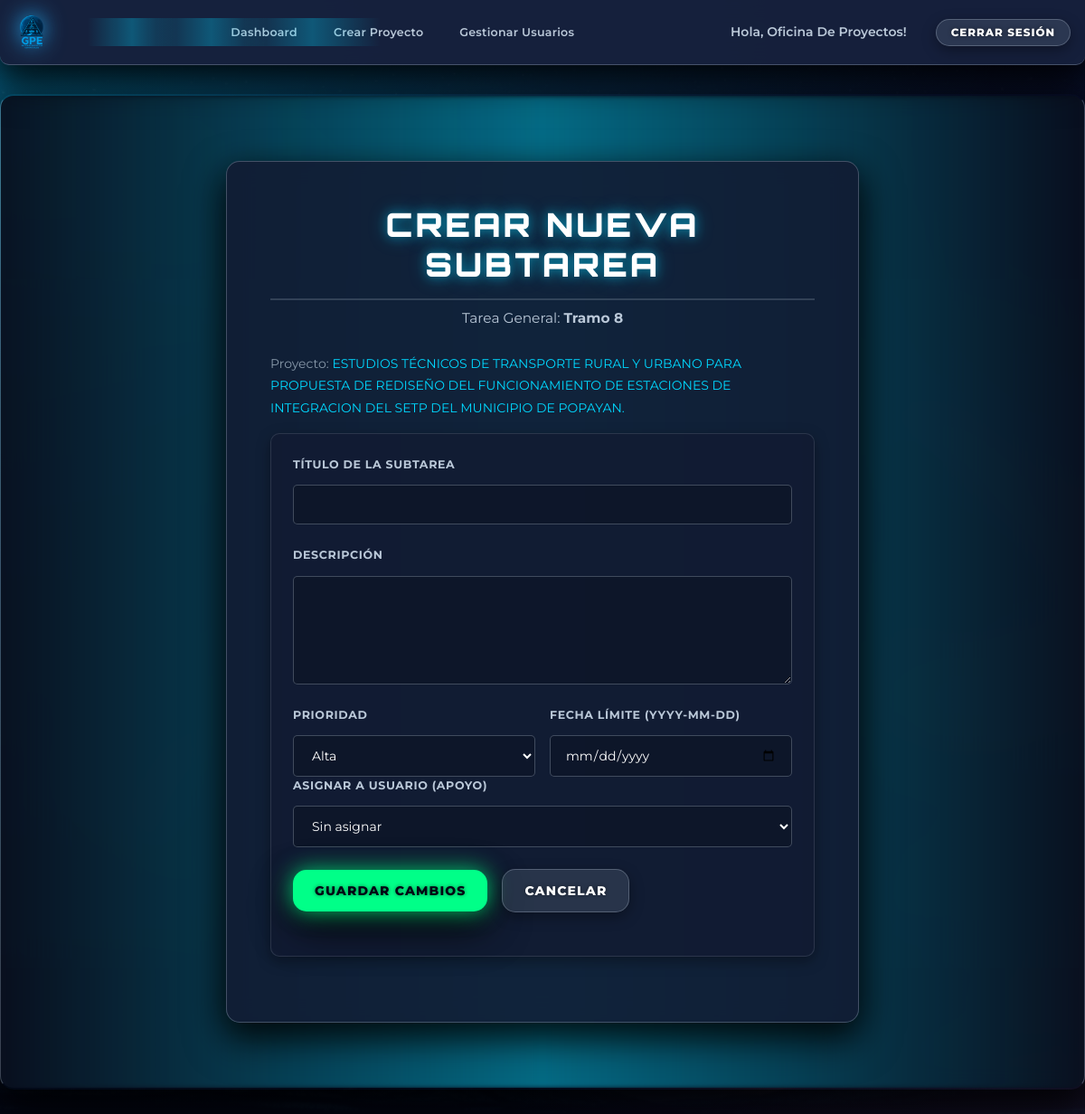
Page /tarea_general/1/nueva_subtarea (signed in) on the committed database.
### models.py (models this page shows, shortened)
class User(db.Model, UserMixin):
    __tablename__ = 'user'
    id = db.Column(db.Integer, primary_key=True)
    username = db.Column(db.String(20), unique=True, nullable=False)
    email = db.Column(db.String(120), unique=True, nullable=False)
    password = db.Column(db.String(128), nullable=False)
    role = db.Column(db.String(20), nullable=False, default='apoyo')
    area_id = db.Column(db.Integer, db.ForeignKey('area.id'), nullable=True)
    area = db.relationship('Area', back_populates='users')
    leader_id = db.Column(db.Integer, db.ForeignKey('user.id'), nullable=True)
    leader = db.relationship('User', remote_side=[id], back_populates='apoyos')
    apoyos = db.relationship('User', back_populates='leader', lazy=True)
    is_active = db.Column(db.Boolean, default=True)
    confirmed = db.Column(db.Boolean, default=False)
    created_projects = db.relationship('Project', back_populates='creator', lazy=True, foreign_keys='Project.creator_id')
    tareas_generales_creadas = db.relationship('TareaGeneral', back_populates='creator', lazy=True, foreign_keys='TareaGeneral.creator_id')
    subtareas_asignadas = db.relationship('Subtarea', back_populates='assigned_user', lazy=True, foreign_keys='Subtarea.assigned_user_id')
    subtareas_creadas = db.relationship('Subtarea', back_populates='creator', lazy=True, foreign_keys='Subtarea.creator_id')
    subtareas_validadas = db.relationship('Subtarea', back_populates='validador', lazy=True, foreign_keys='Subtarea.validador_id')

class TareaGeneral(db.Model):
    __tablename__ = 'tarea_general'
    id = db.Column(db.Integer, primary_key=True)
    title = db.Column(db.String(100), nullable=False)
    description = db.Column(db.Text, nullable=True)
    fecha_limite = db.Column(db.Date, nullable=True)
    prioridad = db.Column(db.String(20), default='Media')
    status = db.Column(db.String(50), default='Pendiente')
    porcentaje_avance = db.Column(db.Float, default=0.0)
    project_id = db.Column(db.Integer, db.ForeignKey('project.id'), nullable=False)
    project = db.relationship('Project', back_populates='tareas_generales')
    area_id = db.Column(db.Integer, db.ForeignKey('area.id'), nullable=False)
    area = db.relationship('Area', back_populates='tareas_generales')
    creator_id = db.Column(db.Integer, db.ForeignKey('user.id'), nullable=False)
    creator = db.relationship('User', back_populates='tareas_generales_creadas', foreign_keys=[creator_id])
    subtareas = db.relationship('Subtarea', back_populates='tarea_general', lazy=True, cascade="all, delete-orphan")

class Project(db.Model):
    __tablename__ = 'project'
    id = db.Column(db.Integer, primary_key=True)
    name = db.Column(db.String(100), nullable=False)
    description = db.Column(db.Text, nullable=True)
    date_created = db.Column(db.DateTime, default=datetime.utcnow)
    start_date = db.Column(db.Date, nullable=True)
    end_date = db.Column(db.Date, nullable=True)
    status = db.Column(db.String(50), nullable=False, default='En ejecución')
    area_id = db.Column(db.Integer, db.ForeignKey('area.id'), nullable=True)
    area = db.relationship('Area', back_populates='projects')
    creator_id = db.Column(db.Integer, db.ForeignKey('user.id'), nullable=False)
    creator = db.relationship('User', back_populates='created_projects', foreign_keys=[creator_id])
    tareas_generales = db.relationship('TareaGeneral', back_populates='project', lazy=True, cascade="all, delete-orphan")
    last_updated = db.Column(db.DateTime, default=datetime.utcnow, onupdate=datetime.utcnow)

### app.py (the view, shortened to what this page needs)
@app.route('/tarea_general/<int:tarea_general_id>/nueva_subtarea', methods=['GET', 'POST'])
@login_required
def crear_subtarea(tarea_general_id):
    tarea_general = TareaGeneral.query.get_or_404(tarea_general_id)
    if current_user.role == 'apoyo' or \
       (current_user.role == 'encargado' and current_user.area_id != tarea_general.area_id):
        flash('No tienes permiso para crear subtareas en esta tarea general.', 'danger')
        return redirect(url_for('ver_tarea_general', tarea_general_id=tarea_general.id))
    form = SubtareaForm()
    form.assigned_user.query_factory = lambda: User.query.filter_by(
        role='apoyo',
        area_id=tarea_general.area_id
    ).order_by(User.username).all()
    return render_template(
        'crear_subtarea.html',
        form=form,
        tarea_general=tarea_general,
        project=tarea_general.project,
        action="Crear"
    )

### app.py (called while the page is built)
@app.context_processor
def inject_now():
    return {'now': datetime.utcnow()}

@login_manager.user_loader
def load_user(user_id):
    return db.session.get(User, int(user_id))

### templates/crear_subtarea.html (shortened to what this page needs)
{% extends "base.html" %}
{% block content %}
<div class="form-container fade-in">
  <h1 class="page-title gradient-text">
    {% if action == "Crear" %}
      Crear Nueva Subtarea
    {% else %}
      Editar Subtarea: <em>{{ subtarea.title }}</em>
    {% endif %}
  </h1>
  {% if tarea_general %}
    <p class="project-subtitle">Tarea General: <strong>{{ tarea_general.title }}</strong></p>
  {% endif %}
  {% if project %}
    <p class="text-muted">Proyecto:
      {% if current_user.role != 'encargado' %}
        <a href="{{ url_for('ver_proyecto', project_id=project.id) }}">{{ project.name }}</a>
      {% else %}
        {{ project.name }}
      {% endif %}
    </p>
  {% endif %}
  <div class="card shadow-lg">
    <div class="card-body">
      <form method="POST" enctype="multipart/form-data" novalidate>
        <div class="form-group">
          {{ form.title.label(class="form-label") }}
          {{ form.title(class="form-control animate-scale", readonly=(action == 'Editar' and current_user.role == 'apoyo')) }}
        </div>
        <div class="form-group">
          {{ form.description.label(class="form-label") }}
          {{ form.description(class="form-control", rows="3", readonly=(action == 'Editar' and current_user.role == 'apoyo')) }}
        </div>
        <div class="form-row">
          <div class="form-group" style="flex: 1;">
            {{ form.prioridad.label(class="form-label") }}
            {{ form.prioridad(class="form-control select-styled", disabled=(action == 'Editar' and current_user.role == 'apoyo')) }}
          </div>
          <div class="form-group" style="flex: 1;">
            {{ form.fecha_limite.label(class="form-label") }}
            {{ form.fecha_limite(class="form-control date-input", type="date", readonly=(action == 'Editar' and current_user.role == 'apoyo')) }}
          </div>
        </div>
        <div class="form-group">
          {{ form.assigned_user.label(class="form-label") }}
          {{ form.assigned_user(class="form-control select-styled", disabled=(action == 'Editar' and current_user.role == 'apoyo')) | replace('-- Sin asignar --', 'Sin asignar') | safe }}
        </div>
        <div class="form-actions button-group mt-4 text-center">
          {{ form.submit(class="button btn-primary") }}
          {% if action == "Editar" and subtarea and subtarea.tarea_general %}
            <a href="{{ url_for('ver_tarea_general', tarea_general_id=subtarea.tarea_general.id) }}" class="button btn-secondary">Cancelar</a>
          {% elif action == "Crear" and tarea_general %}
            <a href="{{ url_for('ver_tarea_general', tarea_general_id=tarea_general.id) }}" class="button btn-secondary">Cancelar</a>
          {% else %}
            <a href="{{ url_for('dashboard') }}" class="button btn-secondary">Cancelar</a>
          {% endif %}
        </div>
      </form>
    </div>
  </div>
</div>
{% endblock %}

### templates/base.html (shortened to what this page needs)
<!DOCTYPE html>
<html lang="es">
<head>
  <link rel="preload" href="{{ url_for('static', filename='css/style.css') }}" as="style" onload="this.onload=null;this.rel='stylesheet'">
</head>
<body class="theme-dark">
  <div class="site-wrapper" id="main-wrapper" style="visibility: hidden;">
    <header class="jira-style-header" role="banner">
      <div class="header-left">
        <a href="{{ current_user.is_authenticated and url_for('dashboard') or url_for('index') }}" class="logo-link" aria-label="Inicio">
          <img src="{{ url_for('static', filename='images/Logo.png') }}" alt="Logo del Sistema de Proyectos" class="header-logo" />
        </a>
      </div>
      <nav class="header-center-nav" aria-label="Navegación principal">
        {% if current_user.is_authenticated %}
          <ul class="nav-list">
            <li>
              <a href="{{ url_for('dashboard') }}" {% if request.endpoint == 'dashboard' %}aria-current="page"{% endif %}>
                Dashboard
              </a>
            </li>
            {% if current_user.role == 'supervisor' %}
              <li>
                <a href="{{ url_for('crear_proyecto') }}" {% if request.endpoint == 'crear_proyecto' %}aria-current="page"{% endif %}>
                  Crear Proyecto
                </a>
              </li>
            {% endif %}
            {% if current_user.role in ['supervisor', 'encargado'] %}
              <li>
                <a href="{{ url_for('gestionar_usuarios') }}" {% if request.endpoint == 'gestionar_usuarios' %}aria-current="page"{% endif %}>
                  Gestionar Usuarios
                </a>
              </li>
            {% endif %}
          </ul>
        {% endif %}
      </nav>
      <nav class="header-right" aria-label="Navegación de usuario">
        <ul class="nav-list">
          {% if current_user.is_authenticated %}
            <li class="welcome-message">Hola, {{ current_user.username.replace('_', ' ').title() }}!</li>
            <li><a href="{{ url_for('logout') }}" class="button btn-secondary">Cerrar Sesión</a></li>
          {% else %}
            <li><a href="{{ url_for('roles') }}" class="button btn-primary">Iniciar Sesión</a></li>
            <li><a href="{{ url_for('register_apoyo') }}" class="button btn-secondary">Registrarse</a></li>
          {% endif %}
        </ul>
      </nav>
    </header>
    <div class="container app-container">
      <main id="main-content" class="content-area" role="main">
        {% block content %}{% endblock %}
      </main>
    </div>
  </div>
</body>
</html>

### templates/base.html (style rules this page uses)
html, body { margin: 0; padding: 0; background-color: #0d1117; color: #ffffff; font-family: 'Montserrat', sans-serif; overflow-x: hidden; }

### rows in the picture
User: username.replace "Oficina De Proyectos"
TareaGeneral: title "Tramo 8"
Project: name "ESTUDIOS TÉCNICOS DE TRANSPORTE RURAL Y URBANO PARA PROPUESTA DE REDISEÑO DEL FUNCIONAMIENTO DE ESTACIONES DE INTEGRACION DEL SETP DEL MUNICIPIO DE POPAYAN."
